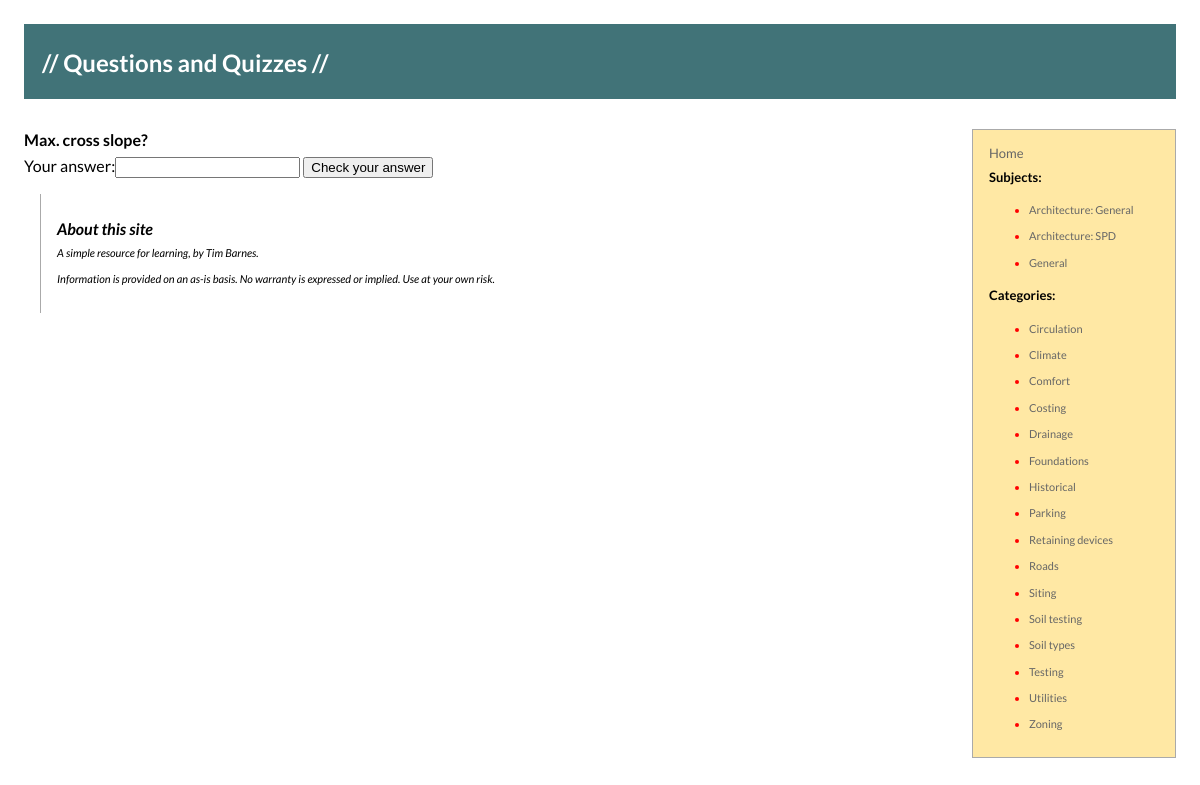
The app's page /educate/4/ with its own data.
### educate/models.py (models this page shows, shortened)
class Subject(models.Model):
    name = models.CharField(max_length=40)
    description = models.CharField(max_length=200, default='-description-')

class Category(models.Model):
    subject = models.ForeignKey(Subject)
    name = models.CharField(max_length=40)
    description = models.CharField(max_length=200, default='-description-')

class Question(models.Model):
    category = models.ForeignKey(Category)
    question = models.CharField(max_length=200)
    answer = models.CharField(max_length=200)

### educate/views.py (the view)
# urls.py: url(r'^(?P<question_id>\d+)/$', views.ask, name='ask'),
def ask(request, question_id):
    question = get_object_or_404(Question, pk=question_id)
    form = AnswerForm()
    return render(request, 'educate/ask.html', {
        'question': question,
        'form': form,
        'subject_list': Subject.objects.order_by('name'),
        'category_list': Category.objects.order_by('name'),
    })

### educate/views.py
class AnswerForm(forms.Form):
    user_answer = forms.CharField(label='Your answer', max_length=100)

### educate/templates/educate/ask.html (shortened to what this page needs)
{% extends "educate/base.html" %}
{% block title %}
<h1 class="pagetitle">{{ category }}</h1>
{% endblock %}
{% block content %}
<h2>{{ question.question }}?</h2>
<form action="{{ question_id }}answer/" method="post">
{{ form }}
<input type="submit" value="Check your answer" />
</form>
{% endblock %}

### educate/templates/educate/base.html (shortened to what this page needs)
{% load staticfiles %}
<html xmlns="http://www.w3.org/1999/xhtml" xml:lang="en" lang="en">
  <head>
    <link rel="stylesheet" type="text/css" href="{% static 'educate/educate.css' %}" />
  </head>
  <body>
    <div class="main">
      <div class="banner">
	<h1><a href="{% url 'home' %}">// Questions and Quizzes //</a></h1>
      </div>
      {% block title %}<h1 class="pagetitle">Home</h1>{% endblock %}
      <div id="sidebar">
	<div id="menu">
	  {% block menu %}
	  <h3><a href="{% url 'home' %}">Home</a></h3>
	  <h3>Subjects:</h3>
	  {% if subject_list %}
	  <ul>
	    {% for sub in subject_list %}
	    <li><a href="{% url 'categories' sub.name %}">{{ sub.name }}</a></li>
	    {% endfor %}
	  </ul>
	  {% else %}
	  <p>No subjects are available</p>
	  {% endif %}
	  <h3>Categories:</h3>
	  {% if category_list %}
	  <ul>
	    {% for cat in category_list %}
	    <li><a href="{% url 'questions' cat.name %}">{{ cat.name }}</a></li>
	    {% endfor %}
	  </ul>
	  {% else %}
	  <p>No categories are available</p>
	  {% endif %}
	  {% endblock %}
	</div>
      </div>
      <div class=content>
	{% block content %}{% endblock %}
	{% block footer %}
	<div class="byline">
	  <h2>About this site</h2>
	  <p>A simple resource for learning, by Tim Barnes.</p>
	  <p>Information is provided on an as-is basis. No warranty is expressed or implied. Use at your own risk.</p<>
	</div>
	{% endblock %}
      </div>
    </div>
</body>
</html>

### educate/static/educate/educate.css (style rules this page uses)
div { font-family:'Lato',Verdana,Helvetica,Arial,sans-serif; }
a,address,blockquote,cite,code,dd,del,dfn,div,dl,dt,em,form,h1,h2,h3,h4,h5,h6,iframe,img,kbd,li,object,ol,p,q ,samp,small,span,strong,sub,sup,ul,var,applet,b,big,center,dir,font,hr,i,menu,pre,s,strike,tt,u,abbr,acronym, bdo,button,fieldset,ins,label { text-align:left;border-bottom:0pt none; }
p,li { font-size:11px;padding:0em;margin-top:0em;margin-bottom:.9em;line-height:1.5em; }
a { text-decoration:none;background-color:transparent; }
a:link { color:#c04000; }
body { font-family:Lato,Verdana,"Myriad Web",Syntax,Helvetica,sans-serif;text-align:center;height:100%; }
.banner { padding:1em;background-color:#417378;margin-bottom:1em; }
.banner a, h1 { font-size:x-large;color:white; }
#sidebar { float:right;width:220px; }
#menu { background-color:#ffe8a4;border:1px #aaa solid;margin-left:1em;padding-left:1em;padding-top:0.5em;padd ing-right:1em;padding-bottom:.5em;line-height:1.25em;color:red; }
.main { margin:0 auto;text-align:left; padding:1em; }
.content { margin:0px; }
.byline { font-style:italic;text-align:justify;padding:1em;margin-left:1em;border-left:solid 1px #aaa;border-b ottom:solid 1px #aaa; }
#menu h2,h3,h4 { font-size:large; }
#menu a { color:#666666;font-weight:normal;background-color:transparent; }
h1,h2,h3,h4,h5,h6 { line-height:1.33em;margin-bottom:0.33em;font-family:Lato,"Myriad Web",Arial,Helvetica,sans-seri f; }
h1,h2,h3,h4,h5,h6,dt,th,thead,tfoot { background:none repeat scroll 0% 50%;color:black; }
h1 { margin-top:.5em;font-size:large;padding:2px; }
h1.pagetitle { font-size:xx-large;color:#666; }
h2 { font-size:medium;font-weight:bold;margin-top:.5em; }
h3 { font-size:small;font-weight:bold;margin-top:.5em; }

### records on screen
Subject: name "Architecture: General"
Subject: name "Architecture: SPD"
Subject: name "General"
Category: name "Circulation"
Category: name "Climate"
Category: name "Comfort"
Category: name "Costing"
Category: name "Drainage"
Category: name "Foundations"
Category: name "Historical"
Category: name "Parking"
Category: name "Retaining devices"
Category: name "Roads"
Category: name "Siting"
Category: name "Soil testing"
Category: name "Soil types"
Category: name "Testing"
Category: name "Utilities"
Category: name "Zoning"
Question: question "Max. cross slope"
